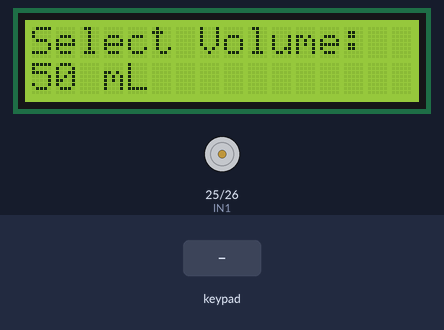
The sketch below on a simulated ESP32. Parts: 16×2 character LCD, motor-driver pin pairs drawn as motors (green arrow = first pin HIGH = forward, orange = second pin HIGH = backward, longer = more drive). Wiring (inferred from the signals the program sends): 4×4 keypad with keys 1 2 3 A 4 5 6 B 7 8 9 C * 0 # D: rows GPIO 68, GPIO 69, GPIO 70, GPIO 71; columns GPIO 64, GPIO 65, GPIO 66, GPIO 67. Inputs (shaded band) come from the test bench.

Above: at 1.2 s.
1.3 s: key '*' pressed
At 2.6 s:
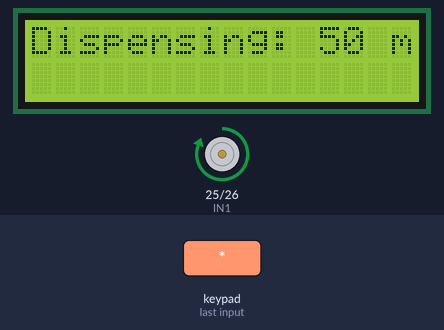
4.3 s: keypad keys 4 5 6 7 A pressed 0.4 s apart
At 8.1 s:
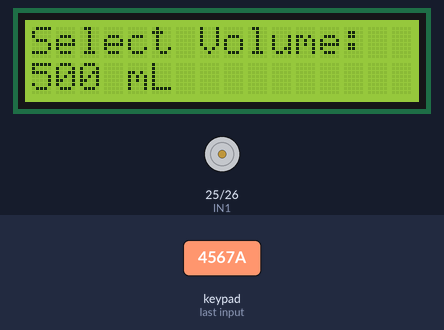
8.5 s: key 'A' pressed
At 9.3 s:
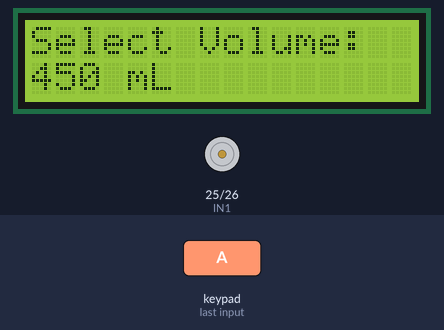
10.2 s: keypad keys 4 5 6 7 * pressed 0.4 s apart
At 30.7 s:
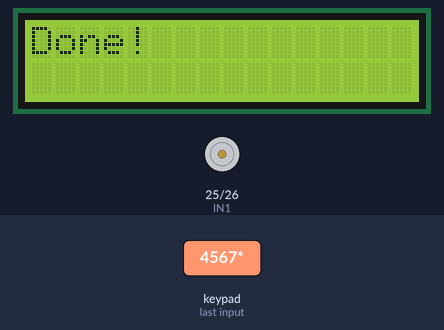
Timing chart, 0 to 31.8 s (numbered marks = the images above; inputs shaded):
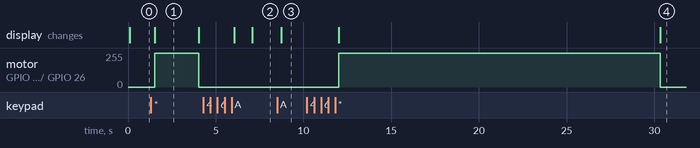

The sketch:

pump1_lcd_i2c_keypad_gpio_expander_test_esp32.ino
```cpp
#include <Wire.h>
#include <PCF8574.h>
#include <LiquidCrystal_I2C.h>

#define KEYPAD_I2C_ADDRESS 0x20  // PCF8574 I2C address
#define LCD_I2C_ADDRESS 0x27     // LCD I2C address

#define IN1  25  // Pump 1 ON
#define IN2  26  // Pump 1 OFF

PCF8574 pcf(KEYPAD_I2C_ADDRESS);
LiquidCrystal_I2C lcd(LCD_I2C_ADDRESS, 16, 2);

char keys[4][4] = {
  {'1', '2', '3', 'A'},
  {'4', '5', '6', 'B'},
  {'7', '8', '9', 'C'},
  {'*', '0', '#', 'D'}
};

uint8_t rowPins[4] = {4, 5, 6, 7};  // R1, R2, R3, R4 (PCF8574 GPIO numbers)
uint8_t colPins[4] = {0, 1, 2, 3};  // C1, C2, C3, C4

int selectedIndex = 0;
const int volumes[] = {50, 100, 150, 200, 250, 300, 350, 400, 450, 500};
const int pumpTimes[] = {2500, 5000, 6950, 8600, 10400, 12365, 14420, 16480, 18300, 20500};

void setup() {
  Serial.begin(115200);
  Wire.begin(21, 22);  // ESP32 I2C pins

  pinMode(IN1, OUTPUT);
  pinMode(IN2, OUTPUT);
  digitalWrite(IN1, LOW);
  digitalWrite(IN2, LOW);

  if (!pcf.begin()) {
    Serial.println("PCF8574 not found!");
    while (1);
  }

  lcd.init();
  lcd.backlight();

  for (int i = 0; i < 4; i++) {
    pcf.write(rowPins[i], HIGH);
  }

  showVolumeMenu();
}

void loop() {
  char key = getKey();
  if (key == 'A') {
    selectedIndex = (selectedIndex == 0) ? 9 : selectedIndex - 1;
    showVolumeMenu();
  } else if (key == 'B') {
    selectedIndex = (selectedIndex == 9) ? 0 : selectedIndex + 1;
    showVolumeMenu();
  } else if (key == '*') {
    dispenseLiquid(volumes[selectedIndex]);
  }
}

void showVolumeMenu() {
  lcd.clear();
  lcd.setCursor(0, 0);
  lcd.print("Select Volume:");
  lcd.setCursor(0, 1);
  lcd.print(volumes[selectedIndex]);
  lcd.print(" mL");
}

void dispenseLiquid(int volume) {
  int duration = 0;
  for (int i = 0; i < 10; i++) {
    if (volumes[i] == volume) {
      duration = pumpTimes[i];
      break;
    }
  }

  lcd.clear();
  lcd.setCursor(0, 0);
  lcd.print("Dispensing: ");
  lcd.print(volume);
  lcd.print(" mL");

  digitalWrite(IN1, HIGH);
  digitalWrite(IN2, LOW);
  delay(duration);
  digitalWrite(IN1, LOW);
  digitalWrite(IN2, LOW);

  lcd.clear();
  lcd.setCursor(0, 0);
  lcd.print("Done!");
  delay(2000);
  showVolumeMenu();
}

char getKey() {
  for (int row = 0; row < 4; row++) {
    for (int i = 0; i < 4; i++) {
      pcf.write(rowPins[i], (i == row) ? LOW : HIGH);
    }
    for (int col = 0; col < 4; col++) {
      if (pcf.readButton(colPins[col]) == LOW) {
        delay(200);
        while (pcf.readButton(colPins[col]) == LOW);
        return keys[row][col];
      }
    }
  }
  return 0;
}
```

Measured:
- after the input at 1.3 s, motor on GPIO 25 (IN1) / GPIO 26 (IN2): stopped → forward 255/255 after 0.22 s, → stopped 2.5 s later; the display: changes after 0.22 s (image 1)
- after the input at 4.3 s, the display: first differs from a run without the input after 2.8 s (image 2)
- after the input at 8.5 s, the display: changes after 0.22 s (image 3)
- after the input at 10.2 s, motor on GPIO 25 (IN1) / GPIO 26 (IN2): stopped → forward 255/255 after 1.8 s, → stopped 18.3 s later; the display: first changes after 1.8 s (image 4 shows a later state)
- what the display in image 1 shows lasts 2.5 s, from 1.5 s to 4.0 s
